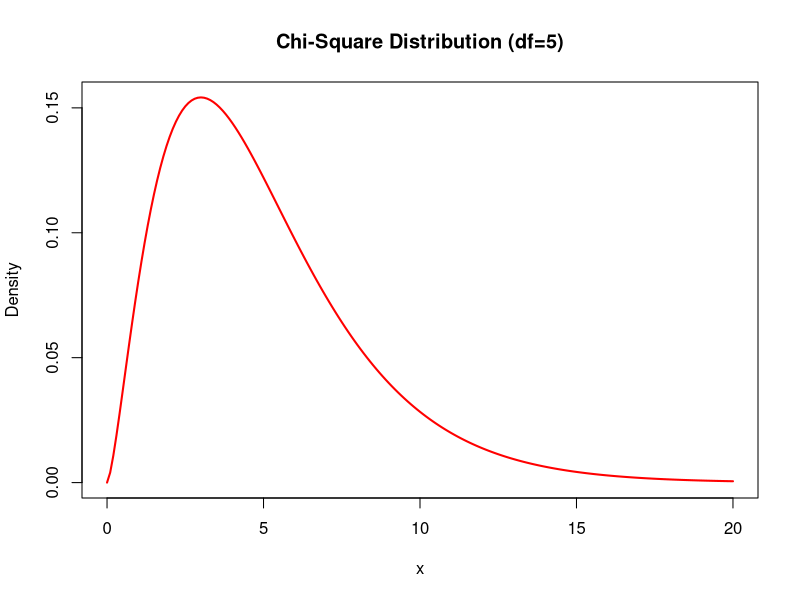

R code for this plot:
# Filename: _067_chi_squared_dis.R
# Title: Chi-Square Distribution
# Author: Raghava | GitHub: @raghavtwenty
# Date Created: June 27, 2024 | Last Updated: June 27, 2024
# Language: R | Version: 4.4.0

# Description of functions:
# dchisq: Chi-square probability density function (pdf)
# pchisq: Chi-square distribution cumulative distribution function (cdf)
# qchisq: Chi-square quantile function
# rchisq: Chi-square pseudorandom number generation

# Parameters for the chi-square distribution
df_param = 5  # Degrees of freedom (k)

# Define the range of values to consider
x_values = seq(0, 20, by = 0.1)

# Calculate chi-square densities for the range of values
chisq_densities = dchisq(x_values, df = df_param)

# Display the calculated densities
print(chisq_densities)

# Plot the chi-square densities
plot(x_values, chisq_densities,
    col = "red",
    type = "l",
    lwd = 2,
    main = "Chi-Square Distribution (df=5)",
    xlab = "x",
    ylab = "Density")
